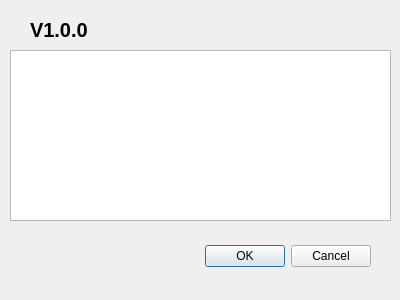
<?xml version="1.0" encoding="UTF-8"?>
<ui version="4.0">
 <class>DialUpdate</class>
 <widget class="QDialog" name="DialUpdate">
  <property name="geometry">
   <rect>
    <x>0</x>
    <y>0</y>
    <width>400</width>
    <height>300</height>
   </rect>
  </property>
  <property name="windowTitle">
   <string>发现新版本</string>
  </property>
  <widget class="QDialogButtonBox" name="buttonBox">
   <property name="geometry">
    <rect>
     <x>30</x>
     <y>240</y>
     <width>341</width>
     <height>32</height>
    </rect>
   </property>
   <property name="orientation">
    <enum>Qt::Horizontal</enum>
   </property>
   <property name="standardButtons">
    <set>QDialogButtonBox::Cancel|QDialogButtonBox::Ok</set>
   </property>
  </widget>
  <widget class="QLabel" name="labDiagUpdateVersion">
   <property name="geometry">
    <rect>
     <x>30</x>
     <y>10</y>
     <width>91</width>
     <height>41</height>
    </rect>
   </property>
   <property name="font">
    <font>
     <pointsize>15</pointsize>
     <weight>75</weight>
     <bold>true</bold>
    </font>
   </property>
   <property name="text">
    <string>V1.0.0</string>
   </property>
   <property name="textFormat">
    <enum>Qt::AutoText</enum>
   </property>
   <property name="textInteractionFlags">
    <set>Qt::LinksAccessibleByMouse|Qt::TextSelectableByKeyboard|Qt::TextSelectableByMouse</set>
   </property>
  </widget>
  <widget class="QTextEdit" name="txtDialUpdateDescript">
   <property name="geometry">
    <rect>
     <x>10</x>
     <y>50</y>
     <width>381</width>
     <height>171</height>
    </rect>
   </property>
   <property name="readOnly">
    <bool>true</bool>
   </property>
  </widget>
 </widget>
 <resources/>
 <connections>
  <connection>
   <sender>buttonBox</sender>
   <signal>accepted()</signal>
   <receiver>DialUpdate</receiver>
   <slot>accept()</slot>
   <hints>
    <hint type="sourcelabel">
     <x>248</x>
     <y>254</y>
    </hint>
    <hint type="destinationlabel">
     <x>157</x>
     <y>274</y>
    </hint>
   </hints>
  </connection>
  <connection>
   <sender>buttonBox</sender>
   <signal>rejected()</signal>
   <receiver>DialUpdate</receiver>
   <slot>reject()</slot>
   <hints>
    <hint type="sourcelabel">
     <x>316</x>
     <y>260</y>
    </hint>
    <hint type="destinationlabel">
     <x>286</x>
     <y>274</y>
    </hint>
   </hints>
  </connection>
 </connections>
</ui>
